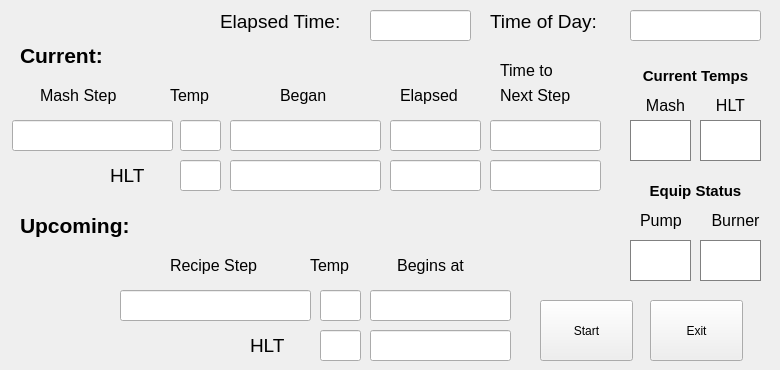
    <widget class="QWidget" name="AutoBrewTab">
     <attribute name="title">
      <string>AutoBrew</string>
     </attribute>
     <widget class="QLineEdit" name="TimeOfDay">
      <property name="geometry">
       <rect>
        <x>630</x>
        <y>10</y>
        <width>131</width>
        <height>31</height>
       </rect>
      </property>
      <property name="font">
       <font>
        <pointsize>14</pointsize>
        <italic>true</italic>
       </font>
      </property>
      <property name="alignment">
       <set>Qt::AlignCenter</set>
      </property>
     </widget>
     <widget class="QLabel" name="label_15">
      <property name="geometry">
       <rect>
        <x>220</x>
        <y>10</y>
        <width>141</width>
        <height>31</height>
       </rect>
      </property>
      <property name="font">
       <font>
        <pointsize>14</pointsize>
       </font>
      </property>
      <property name="text">
       <string>Elapsed Time:</string>
      </property>
      <property name="alignment">
       <set>Qt::AlignLeading|Qt::AlignLeft|Qt::AlignTop</set>
      </property>
     </widget>
     <widget class="QLineEdit" name="TotalElapsedTime">
      <property name="geometry">
       <rect>
        <x>370</x>
        <y>10</y>
        <width>101</width>
        <height>31</height>
       </rect>
      </property>
      <property name="font">
       <font>
        <pointsize>14</pointsize>
        <italic>true</italic>
       </font>
      </property>
      <property name="inputMask">
       <string/>
      </property>
      <property name="alignment">
       <set>Qt::AlignCenter</set>
      </property>
     </widget>
     <widget class="QLabel" name="label_16">
      <property name="geometry">
       <rect>
        <x>490</x>
        <y>10</y>
        <width>141</width>
        <height>31</height>
       </rect>
      </property>
      <property name="font">
       <font>
        <pointsize>14</pointsize>
       </font>
      </property>
      <property name="text">
       <string>Time of Day:</string>
      </property>
      <property name="alignment">
       <set>Qt::AlignLeading|Qt::AlignLeft|Qt::AlignTop</set>
      </property>
     </widget>
     <widget class="QLabel" name="label_17">
      <property name="geometry">
       <rect>
        <x>20</x>
        <y>40</y>
        <width>131</width>
        <height>31</height>
       </rect>
      </property>
      <property name="font">
       <font>
        <pointsize>16</pointsize>
        <weight>75</weight>
        <bold>true</bold>
       </font>
      </property>
      <property name="text">
       <string>Current:</string>
      </property>
     </widget>
     <widget class="QLabel" name="label_18">
      <property name="geometry">
       <rect>
        <x>40</x>
        <y>80</y>
        <width>101</width>
        <height>31</height>
       </rect>
      </property>
      <property name="font">
       <font>
        <pointsize>12</pointsize>
       </font>
      </property>
      <property name="text">
       <string>Mash Step</string>
      </property>
     </widget>
     <widget class="QLabel" name="label_19">
      <property name="geometry">
       <rect>
        <x>280</x>
        <y>80</y>
        <width>55</width>
        <height>31</height>
       </rect>
      </property>
      <property name="font">
       <font>
        <pointsize>12</pointsize>
       </font>
      </property>
      <property name="text">
       <string>Began</string>
      </property>
     </widget>
     <widget class="QLabel" name="label_20">
      <property name="geometry">
       <rect>
        <x>400</x>
        <y>80</y>
        <width>81</width>
        <height>31</height>
       </rect>
      </property>
      <property name="font">
       <font>
        <pointsize>12</pointsize>
       </font>
      </property>
      <property name="text">
       <string>Elapsed</string>
      </property>
     </widget>
     <widget class="QLabel" name="label_21">
      <property name="geometry">
       <rect>
        <x>500</x>
        <y>60</y>
        <width>71</width>
        <height>21</height>
       </rect>
      </property>
      <property name="font">
       <font>
        <pointsize>12</pointsize>
       </font>
      </property>
      <property name="text">
       <string>Time to</string>
      </property>
     </widget>
     <widget class="QLabel" name="label_22">
      <property name="geometry">
       <rect>
        <x>500</x>
        <y>80</y>
        <width>91</width>
        <height>31</height>
       </rect>
      </property>
      <property name="font">
       <font>
        <pointsize>12</pointsize>
       </font>
      </property>
      <property name="text">
       <string>Next Step</string>
      </property>
     </widget>
     <widget class="QLineEdit" name="CurrentRecipeStepName">
      <property name="geometry">
       <rect>
        <x>12</x>
        <y>120</y>
        <width>161</width>
        <height>31</height>
       </rect>
      </property>
      <property name="font">
       <font>
        <pointsize>14</pointsize>
        <italic>true</italic>
       </font>
      </property>
      <property name="inputMask">
       <string/>
      </property>
      <property name="frame">
       <bool>true</bool>
      </property>
      <property name="alignment">
       <set>Qt::AlignCenter</set>
      </property>
      <property name="readOnly">
       <bool>false</bool>
      </property>
     </widget>
     <widget class="QLineEdit" name="CurrentRecipeStepElapsed">
      <property name="geometry">
       <rect>
        <x>390</x>
        <y>120</y>
        <width>91</width>
        <height>31</height>
       </rect>
      </property>
      <property name="font">
       <font>
        <pointsize>14</pointsize>
        <italic>true</italic>
       </font>
      </property>
      <property name="alignment">
       <set>Qt::AlignCenter</set>
      </property>
     </widget>
     <widget class="QLineEdit" name="CurrentRecipeStepTimeToNext">
      <property name="geometry">
       <rect>
        <x>490</x>
        <y>120</y>
        <width>111</width>
        <height>31</height>
       </rect>
      </property>
      <property name="font">
       <font>
        <pointsize>14</pointsize>
        <italic>true</italic>
       </font>
      </property>
      <property name="alignment">
       <set>Qt::AlignCenter</set>
      </property>
     </widget>
     <widget class="QLineEdit" name="CurrentRecipeStepBegan">
      <property name="geometry">
       <rect>
        <x>230</x>
        <y>120</y>
        <width>151</width>
        <height>31</height>
       </rect>
      </property>
      <property name="font">
       <font>
        <pointsize>14</pointsize>
        <italic>true</italic>
       </font>
      </property>
      <property name="text">
       <string/>
      </property>
      <property name="alignment">
       <set>Qt::AlignCenter</set>
      </property>
     </widget>
     <widget class="QLineEdit" name="CurrentTempStepHLTElapsed">
      <property name="geometry">
       <rect>
        <x>390</x>
        <y>160</y>
        <width>91</width>
        <height>31</height>
       </rect>
      </property>
      <property name="font">
       <font>
        <pointsize>14</pointsize>
        <italic>true</italic>
       </font>
      </property>
      <property name="alignment">
       <set>Qt::AlignCenter</set>
      </property>
     </widget>
     <widget class="QLineEdit" name="CurrentTempStepHLTTimeToNext">
      <property name="geometry">
       <rect>
        <x>490</x>
        <y>160</y>
        <width>111</width>
        <height>31</height>
       </rect>
      </property>
      <property name="font">
       <font>
        <pointsize>14</pointsize>
        <italic>true</italic>
       </font>
      </property>
      <property name="alignment">
       <set>Qt::AlignCenter</set>
      </property>
     </widget>
     <widget class="QLineEdit" name="CurrentTempStepHLTBegan">
      <property name="geometry">
       <rect>
        <x>230</x>
        <y>160</y>
        <width>151</width>
        <height>31</height>
       </rect>
      </property>
      <property name="font">
       <font>
        <pointsize>14</pointsize>
        <italic>true</italic>
       </font>
      </property>
      <property name="alignment">
       <set>Qt::AlignCenter</set>
      </property>
     </widget>
     <widget class="QLabel" name="label_25">
      <property name="geometry">
       <rect>
        <x>110</x>
        <y>160</y>
        <width>55</width>
        <height>31</height>
       </rect>
      </property>
      <property name="font">
       <font>
        <pointsize>14</pointsize>
       </font>
      </property>
      <property name="text">
       <string>HLT</string>
      </property>
     </widget>
     <widget class="QLabel" name="label_26">
      <property name="geometry">
       <rect>
        <x>20</x>
        <y>210</y>
        <width>151</width>
        <height>31</height>
       </rect>
      </property>
      <property name="font">
       <font>
        <pointsize>16</pointsize>
        <weight>75</weight>
        <bold>true</bold>
       </font>
      </property>
      <property name="text">
       <string>Upcoming:</string>
      </property>
     </widget>
     <widget class="QLabel" name="label_27">
      <property name="geometry">
       <rect>
        <x>250</x>
        <y>330</y>
        <width>61</width>
        <height>31</height>
       </rect>
      </property>
      <property name="font">
       <font>
        <pointsize>14</pointsize>
       </font>
      </property>
      <property name="text">
       <string>HLT</string>
      </property>
     </widget>
     <widget class="QLabel" name="label_28">
      <property name="geometry">
       <rect>
        <x>170</x>
        <y>250</y>
        <width>121</width>
        <height>31</height>
       </rect>
      </property>
      <property name="font">
       <font>
        <pointsize>12</pointsize>
       </font>
      </property>
      <property name="text">
       <string>Recipe Step</string>
      </property>
     </widget>
     <widget class="QLabel" name="label_30">
      <property name="geometry">
       <rect>
        <x>380</x>
        <y>250</y>
        <width>101</width>
        <height>31</height>
       </rect>
      </property>
      <property name="font">
       <font>
        <pointsize>12</pointsize>
       </font>
      </property>
      <property name="text">
       <string>Begins at</string>
      </property>
      <property name="alignment">
       <set>Qt::AlignCenter</set>
      </property>
     </widget>
     <widget class="QLineEdit" name="UpcomingRecipeStepBegins">
      <property name="geometry">
       <rect>
        <x>370</x>
        <y>290</y>
        <width>141</width>
        <height>31</height>
       </rect>
      </property>
      <property name="font">
       <font>
        <pointsize>14</pointsize>
        <italic>true</italic>
       </font>
      </property>
      <property name="alignment">
       <set>Qt::AlignCenter</set>
      </property>
     </widget>
     <widget class="QLineEdit" name="UpcomingRecipeStepName">
      <property name="geometry">
       <rect>
        <x>120</x>
        <y>290</y>
        <width>191</width>
        <height>31</height>
       </rect>
      </property>
      <property name="font">
       <font>
        <pointsize>14</pointsize>
        <italic>true</italic>
       </font>
      </property>
      <property name="inputMask">
       <string/>
      </property>
      <property name="alignment">
       <set>Qt::AlignCenter</set>
      </property>
     </widget>
     <widget class="QLineEdit" name="UpcomingHLTBegins">
      <property name="geometry">
       <rect>
        <x>370</x>
        <y>330</y>
        <width>141</width>
        <height>31</height>
       </rect>
      </property>
      <property name="font">
       <font>
        <pointsize>14</pointsize>
        <italic>true</italic>
       </font>
      </property>
      <property name="alignment">
       <set>Qt::AlignCenter</set>
      </property>
     </widget>
     <widget class="QLineEdit" name="CurrentTempStepMashSet">
      <property name="geometry">
       <rect>
        <x>180</x>
        <y>120</y>
        <width>41</width>
        <height>31</height>
       </rect>
      </property>
      <property name="font">
       <font>
        <pointsize>14</pointsize>
        <italic>true</italic>
       </font>
      </property>
      <property name="alignment">
       <set>Qt::AlignCenter</set>
      </property>
     </widget>
     <widget class="QLineEdit" name="CurrentTempStepHLTSet">
      <property name="geometry">
       <rect>
        <x>180</x>
        <y>160</y>
        <width>41</width>
        <height>31</height>
       </rect>
      </property>
      <property name="font">
       <font>
        <pointsize>14</pointsize>
        <italic>true</italic>
       </font>
      </property>
      <property name="alignment">
       <set>Qt::AlignCenter</set>
      </property>
     </widget>
     <widget class="QLineEdit" name="UpcomingMashTempSet">
      <property name="geometry">
       <rect>
        <x>320</x>
        <y>290</y>
        <width>41</width>
        <height>31</height>
       </rect>
      </property>
      <property name="font">
       <font>
        <pointsize>14</pointsize>
        <italic>true</italic>
       </font>
      </property>
      <property name="alignment">
       <set>Qt::AlignCenter</set>
      </property>
     </widget>
     <widget class="QLineEdit" name="UpcomingHLTTempSet">
      <property name="geometry">
       <rect>
        <x>320</x>
        <y>330</y>
        <width>41</width>
        <height>31</height>
       </rect>
      </property>
      <property name="font">
       <font>
        <pointsize>14</pointsize>
        <italic>true</italic>
       </font>
      </property>
      <property name="alignment">
       <set>Qt::AlignCenter</set>
      </property>
     </widget>
     <widget class="QPushButton" name="StartButton">
      <property name="geometry">
       <rect>
        <x>540</x>
        <y>300</y>
        <width>93</width>
        <height>61</height>
       </rect>
      </property>
      <property name="text">
       <string>Start</string>
      </property>
     </widget>
     <widget class="QPushButton" name="ExitButtonAutoBrew">
      <property name="geometry">
       <rect>
        <x>650</x>
        <y>300</y>
        <width>93</width>
        <height>61</height>
       </rect>
      </property>
      <property name="text">
       <string>Exit</string>
      </property>
     </widget>
     <widget class="QLabel" name="CurrentMashTempLabel_2">
      <property name="geometry">
       <rect>
        <x>630</x>
        <y>90</y>
        <width>71</width>
        <height>31</height>
       </rect>
      </property>
      <property name="font">
       <font>
        <pointsize>12</pointsize>
       </font>
      </property>
      <property name="text">
       <string>Mash</string>
      </property>
      <property name="alignment">
       <set>Qt::AlignCenter</set>
      </property>
     </widget>
     <widget class="QLineEdit" name="AutobrewCurrentMashTempDisplay">
      <property name="geometry">
       <rect>
        <x>630</x>
        <y>120</y>
        <width>61</width>
        <height>41</height>
       </rect>
      </property>
      <property name="font">
       <font>
        <pointsize>18</pointsize>
        <weight>75</weight>
        <bold>true</bold>
       </font>
      </property>
      <property name="styleSheet">
       <string notr="true">border: 1px groove gray
</string>
      </property>
      <property name="alignment">
       <set>Qt::AlignCenter</set>
      </property>
     </widget>
     <widget class="QLabel" name="CurrentMashTempLabel_3">
      <property name="geometry">
       <rect>
        <x>620</x>
        <y>60</y>
        <width>151</width>
        <height>31</height>
       </rect>
      </property>
      <property name="font">
       <font>
        <pointsize>11</pointsize>
        <weight>75</weight>
        <bold>true</bold>
       </font>
      </property>
      <property name="text">
       <string>Current Temps</string>
      </property>
      <property name="alignment">
       <set>Qt::AlignCenter</set>
      </property>
     </widget>
     <widget class="QLineEdit" name="AutobrewCurrentHLTTempDisplay">
      <property name="geometry">
       <rect>
        <x>700</x>
        <y>120</y>
        <width>61</width>
        <height>41</height>
       </rect>
      </property>
      <property name="font">
       <font>
        <pointsize>18</pointsize>
        <weight>75</weight>
        <bold>true</bold>
       </font>
      </property>
      <property name="styleSheet">
       <string notr="true">border: 1px groove gray
</string>
      </property>
      <property name="alignment">
       <set>Qt::AlignCenter</set>
      </property>
     </widget>
     <widget class="QLabel" name="label_32">
      <property name="geometry">
       <rect>
        <x>640</x>
        <y>210</y>
        <width>55</width>
        <height>21</height>
       </rect>
      </property>
      <property name="font">
       <font>
        <pointsize>12</pointsize>
       </font>
      </property>
      <property name="text">
       <string>Pump</string>
      </property>
     </widget>
     <widget class="QLineEdit" name="AutobrewPumpStatus">
      <property name="geometry">
       <rect>
        <x>630</x>
        <y>240</y>
        <width>61</width>
        <height>41</height>
       </rect>
      </property>
      <property name="font">
       <font>
        <pointsize>18</pointsize>
        <weight>75</weight>
        <bold>true</bold>
       </font>
      </property>
      <property name="styleSheet">
       <string notr="true">border: 1px groove gray
</string>
      </property>
      <property name="alignment">
       <set>Qt::AlignCenter</set>
      </property>
     </widget>
     <widget class="QLineEdit" name="AutobrewHLTStatus">
      <property name="geometry">
       <rect>
        <x>700</x>
        <y>240</y>
        <width>61</width>
        <height>41</height>
       </rect>
      </property>
      <property name="font">
       <font>
        <pointsize>18</pointsize>
        <weight>75</weight>
        <bold>true</bold>
       </font>
      </property>
      <property name="styleSheet">
       <string notr="true">border: 1px groove gray
</string>
      </property>
      <property name="alignment">
       <set>Qt::AlignCenter</set>
      </property>
     </widget>
     <widget class="QLabel" name="label_23">
      <property name="geometry">
       <rect>
        <x>170</x>
        <y>80</y>
        <width>55</width>
        <height>31</height>
       </rect>
      </property>
      <property name="font">
       <font>
        <pointsize>12</pointsize>
       </font>
      </property>
      <property name="text">
       <string>Temp</string>
      </property>
     </widget>
     <widget class="QLabel" name="label_24">
      <property name="geometry">
       <rect>
        <x>310</x>
        <y>250</y>
        <width>55</width>
        <height>31</height>
       </rect>
      </property>
      <property name="font">
       <font>
        <pointsize>12</pointsize>
       </font>
      </property>
      <property name="text">
       <string>Temp</string>
      </property>
     </widget>
     <widget class="QLabel" name="CurrentMashTempLabel_4">
      <property name="geometry">
       <rect>
        <x>700</x>
        <y>90</y>
        <width>61</width>
        <height>31</height>
       </rect>
      </property>
      <property name="font">
       <font>
        <pointsize>12</pointsize>
       </font>
      </property>
      <property name="text">
       <string>HLT</string>
      </property>
      <property name="alignment">
       <set>Qt::AlignCenter</set>
      </property>
     </widget>
     <widget class="QLabel" name="label_33">
      <property name="geometry">
       <rect>
        <x>700</x>
        <y>210</y>
        <width>71</width>
        <height>21</height>
       </rect>
      </property>
      <property name="font">
       <font>
        <pointsize>12</pointsize>
       </font>
      </property>
      <property name="text">
       <string>Burner</string>
      </property>
      <property name="alignment">
       <set>Qt::AlignCenter</set>
      </property>
     </widget>
     <widget class="QLabel" name="CurrentMashTempLabel_5">
      <property name="geometry">
       <rect>
        <x>620</x>
        <y>170</y>
        <width>151</width>
        <height>41</height>
       </rect>
      </property>
      <property name="font">
       <font>
        <pointsize>11</pointsize>
        <weight>75</weight>
        <bold>true</bold>
       </font>
      </property>
      <property name="text">
       <string>Equip Status</string>
      </property>
      <property name="alignment">
       <set>Qt::AlignCenter</set>
      </property>
     </widget>
    </widget>
